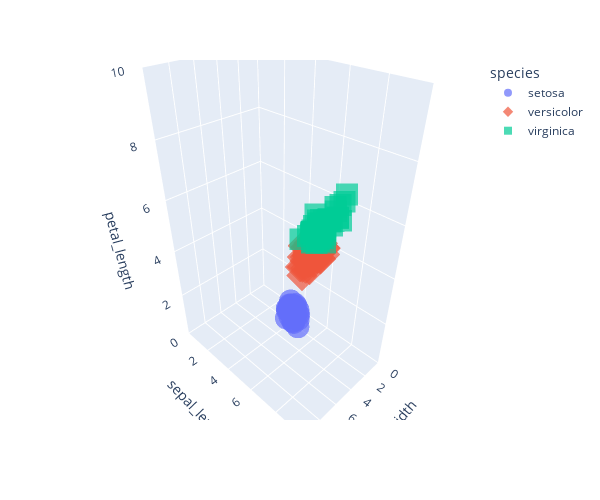

Notebook cell for this chart:
### Code cell
fig = px.scatter_3d(
    df, 
    x='sepal_width', 
    y='sepal_length', 
    z='petal_length',
    color='species', 
    symbol='species',
    opacity=0.7)
fig.update_layout(
    scene = dict(
        xaxis = dict(nticks=10, range=[0,10],),
        yaxis = dict(nticks=10, range=[0,10],),
        zaxis = dict(nticks=10, range=[0,10],),),
    autosize=False,
    width=600,
    height=500
    )
fig.show()

### Figure 1 — Plotly figure (JSON) as saved in the notebook; plotly's stock layout.template omitted (floating-point values rounded to 4 significant figures)
{"data": [{"hovertemplate": "species=setosa<br>sepal_width=%{x}<br>sepal_length=%{y}<br>petal_length=%{z}<extra></extra>", "legendgroup": "setosa", "marker": {"color": "#636efa", "opacity": 0.7, "symbol": "circle"}, "mode": "markers", "name": "setosa", "scene": "scene", "showlegend": true, "type": "scatter3d", "x": [3.5, 3, 3.2, 3.1, 3.6, 3.9, 3.4, 3.4, 2.9, 3.1, 3.7, 3.4, 3, 3, 4, 4.4, 3.9, 3.5, 3.8, 3.8, 3.4, 3.7, 3.6, 3.3, 3.4, 3, 3.4, 3.5, 3.4, 3.2, 3.1, 3.4, 4.1, 4.2, 3.1, 3.2, 3.5, 3.6, 3, 3.4, 3.5, 2.3, 3.2, 3.5, 3.8, 3, 3.8, 3.2, 3.7, 3.3], "y": [5.1, 4.9, 4.7, 4.6, 5, 5.4, 4.6, 5, 4.4, 4.9, 5.4, 4.8, 4.8, 4.3, 5.8, 5.7, 5.4, 5.1, 5.7, 5.1, 5.4, 5.1, 4.6, 5.1, 4.8, 5, 5, 5.2, 5.2, 4.7, 4.8, 5.4, 5.2, 5.5, 4.9, 5, 5.5, 4.9, 4.4, 5.1, 5, 4.5, 4.4, 5, 5.1, 4.8, 5.1, 4.6, 5.3, 5], "z": [1.4, 1.4, 1.3, 1.5, 1.4, 1.7, 1.4, 1.5, 1.4, 1.5, 1.5, 1.6, 1.4, 1.1, 1.2, 1.5, 1.3, 1.4, 1.7, 1.5, 1.7, 1.5, 1, 1.7, 1.9, 1.6, 1.6, 1.5, 1.4, 1.6, 1.6, 1.5, 1.5, 1.4, 1.5, 1.2, 1.3, 1.4, 1.3, 1.5, 1.3, 1.3, 1.3, 1.6, 1.9, 1.4, 1.6, 1.4, 1.5, 1.4]}, {"hovertemplate": "species=versicolor<br>sepal_width=%{x}<br>sepal_length=%{y}<br>petal_length=%{z}<extra></extra>", "legendgroup": "versicolor", "marker": {"color": "#EF553B", "opacity": 0.7, "symbol": "diamond"}, "mode": "markers", "name": "versicolor", "scene": "scene", "showlegend": true, "type": "scatter3d", "x": [3.2, 3.2, 3.1, 2.3, 2.8, 2.8, 3.3, 2.4, 2.9, 2.7, 2, 3, 2.2, 2.9, 2.9, 3.1, 3, 2.7, 2.2, 2.5, 3.2, 2.8, 2.5, 2.8, 2.9, 3, 2.8, 3, 2.9, 2.6, 2.4, 2.4, 2.7, 2.7, 3, 3.4, 3.1, 2.3, 3, 2.5, 2.6, 3, 2.6, 2.3, 2.7, 3, 2.9, 2.9, 2.5, 2.8], "y": [7, 6.4, 6.9, 5.5, 6.5, 5.7, 6.3, 4.9, 6.6, 5.2, 5, 5.9, 6, 6.1, 5.6, 6.7, 5.6, 5.8, 6.2, 5.6, 5.9, 6.1, 6.3, 6.1, 6.4, 6.6, 6.8, 6.7, 6, 5.7, 5.5, 5.5, 5.8, 6, 5.4, 6, 6.7, 6.3, 5.6, 5.5, 5.5, 6.1, 5.8, 5, 5.6, 5.7, 5.7, 6.2, 5.1, 5.7], "z": [4.7, 4.5, 4.9, 4, 4.6, 4.5, 4.7, 3.3, 4.6, 3.9, 3.5, 4.2, 4, 4.7, 3.6, 4.4, 4.5, 4.1, 4.5, 3.9, 4.8, 4, 4.9, 4.7, 4.3, 4.4, 4.8, 5, 4.5, 3.5, 3.8, 3.7, 3.9, 5.1, 4.5, 4.5, 4.7, 4.4, 4.1, 4, 4.4, 4.6, 4, 3.3, 4.2, 4.2, 4.2, 4.3, 3, 4.1]}, {"hovertemplate": "species=virginica<br>sepal_width=%{x}<br>sepal_length=%{y}<br>petal_length=%{z}<extra></extra>", "legendgroup": "virginica", "marker": {"color": "#00cc96", "opacity": 0.7, "symbol": "square"}, "mode": "markers", "name": "virginica", "scene": "scene", "showlegend": true, "type": "scatter3d", "x": [3.3, 2.7, 3, 2.9, 3, 3, 2.5, 2.9, 2.5, 3.6, 3.2, 2.7, 3, 2.5, 2.8, 3.2, 3, 3.8, 2.6, 2.2, 3.2, 2.8, 2.8, 2.7, 3.3, 3.2, 2.8, 3, 2.8, 3, 2.8, 3.8, 2.8, 2.8, 2.6, 3, 3.4, 3.1, 3, 3.1, 3.1, 3.1, 2.7, 3.2, 3.3, 3, 2.5, 3, 3.4, 3], "y": [6.3, 5.8, 7.1, 6.3, 6.5, 7.6, 4.9, 7.3, 6.7, 7.2, 6.5, 6.4, 6.8, 5.7, 5.8, 6.4, 6.5, 7.7, 7.7, 6, 6.9, 5.6, 7.7, 6.3, 6.7, 7.2, 6.2, 6.1, 6.4, 7.2, 7.4, 7.9, 6.4, 6.3, 6.1, 7.7, 6.3, 6.4, 6, 6.9, 6.7, 6.9, 5.8, 6.8, 6.7, 6.7, 6.3, 6.5, 6.2, 5.9], "z": [6, 5.1, 5.9, 5.6, 5.8, 6.6, 4.5, 6.3, 5.8, 6.1, 5.1, 5.3, 5.5, 5, 5.1, 5.3, 5.5, 6.7, 6.9, 5, 5.7, 4.9, 6.7, 4.9, 5.7, 6, 4.8, 4.9, 5.6, 5.8, 6.1, 6.4, 5.6, 5.1, 5.6, 6.1, 5.6, 5.5, 4.8, 5.4, 5.6, 5.1, 5.1, 5.9, 5.7, 5.2, 5, 5.2, 5.4, 5.1]}], "layout": {"autosize": false, "height": 500, "legend": {"title": {"text": "species"}, "tracegroupgap": 0}, "margin": {"t": 60}, "scene": {"domain": {"x": [0, 1], "y": [0, 1]}, "xaxis": {"nticks": 10, "range": [0, 10], "title": {"text": "sepal_width"}}, "yaxis": {"nticks": 10, "range": [0, 10], "title": {"text": "sepal_length"}}, "zaxis": {"nticks": 10, "range": [0, 10], "title": {"text": "petal_length"}}}, "width": 600}}
